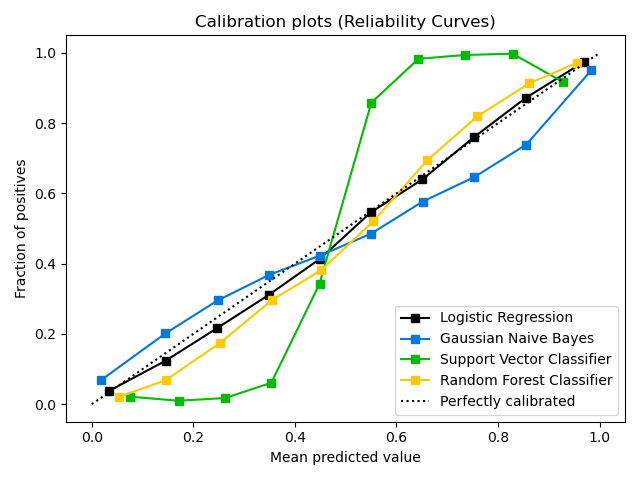

Generate this figure with Python:
"""
An example showing the plot_calibration_curve method
used by a scikit-learn classifier
"""
from sklearn.datasets import (
    make_classification,
    load_breast_cancer as data_2_classes,
    load_iris as data_3_classes,
    load_digits as data_10_classes,
)
from sklearn.model_selection import train_test_split
from sklearn.linear_model import LogisticRegression
from sklearn.naive_bayes import GaussianNB
from sklearn.svm import LinearSVC
from sklearn.ensemble import RandomForestClassifier
from sklearn.model_selection import cross_val_predict
import numpy as np; np.random.seed(0)
# importing pylab or pyplot
import matplotlib.pyplot as plt

# Import scikit-plot
import scikitplot as skplt

# Load the data
X, y = make_classification(
    n_samples=100000, 
    n_features=20,
    n_informative=2, 
    n_redundant=2,
    random_state=0
)
X_train, y_train, X_val, y_val = X[:1000], y[:1000], X[1000:], y[1000:]

# Create an instance of the LogisticRegression
lr_probas = LogisticRegression().fit(X_train, y_train).predict_proba(X_val)
nb_probas = GaussianNB().fit(X_train, y_train).predict_proba(X_val)
svc_scores = LinearSVC().fit(X_train, y_train).decision_function(X_val)
rf_probas = RandomForestClassifier().fit(X_train, y_train).predict_proba(X_val)

probas_dict = {
    'Logistic Regression': lr_probas,
    'Gaussian Naive Bayes': nb_probas,
    'Support Vector Classifier': svc_scores,
    'Random Forest Classifier': rf_probas,
}
# Plot!
ax = skplt.metrics.plot_calibration_curve(
    y_val,
    clf_names=list(probas_dict.keys()),
    probas_list=list(probas_dict.values()),
    n_bins=10
);
# Adjust layout to make sure everything fits
plt.tight_layout()
# Save the plot to a file
plt.savefig('plot_calibration_curve.png')
# Display the plot
plt.show(block=True)